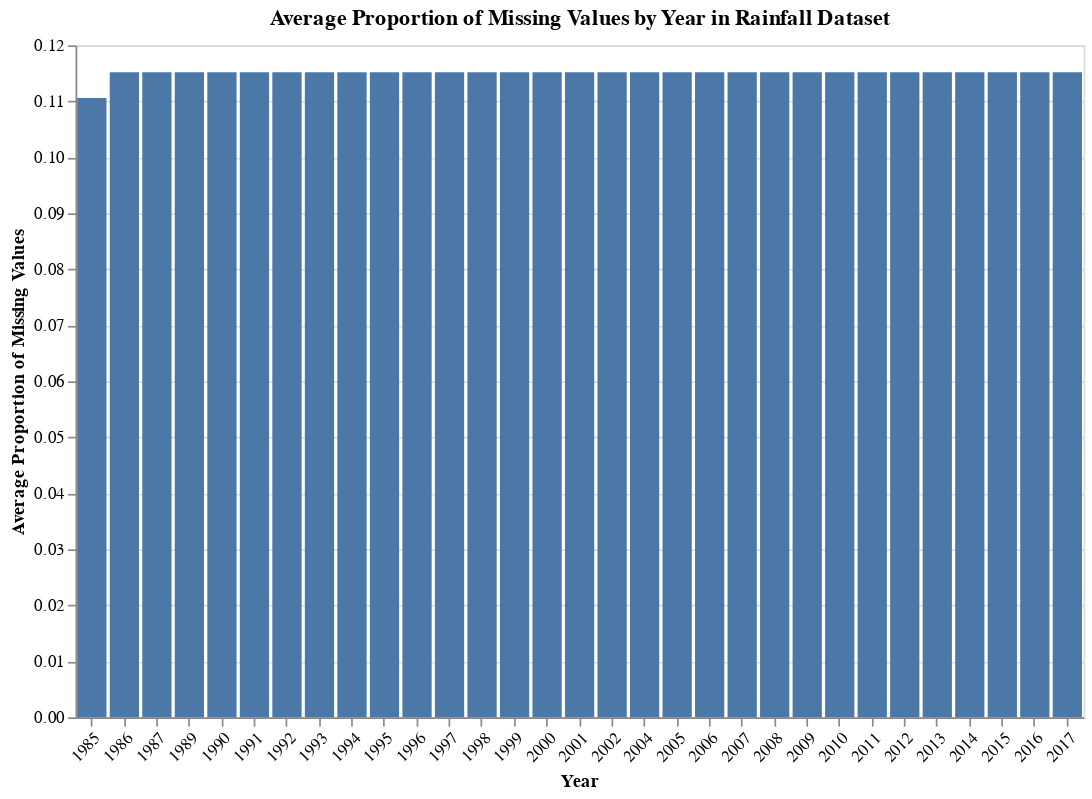

Here is the notebook cell this chart was saved with:
### Markdown cell above
#### rain_df
Let's do a similar analysis for the rainfall dataset. We also suspect that there may be missing values from earlier periods.

### Code cell
bin_size = 5
min_year_rainfall = rain_df["Year"].min()
max_year_rainfall = rain_df["Year"].max()
bins_rainfall = list(range(int(min_year_rainfall), int(max_year_rainfall) + bin_size, bin_size))
bin_labels_rainfall = [f"{i}-{i + bin_size - 1}" for i in bins_rainfall[:-1]]

rain_df["Year_Bin"] = pd.cut(rain_df["Year"], bins=bins_rainfall, labels=bin_labels_rainfall, right=False)
rainfall_missing_by_bin = rain_df.groupby("Year_Bin")["Average_Rainfall"].apply(lambda x: x.isnull().mean())

rainfall_missing_by_year = rain_df.groupby("Year")["Average_Rainfall"].apply(lambda x: x.isnull().mean()).reset_index()
rainfall_missing_by_year.columns = ['Year', 'Missing_Proportion']

rainfall_chart = alt.Chart(rainfall_missing_by_year).mark_bar().encode(
    x=alt.X('Year:O', title='Year', axis=alt.Axis(labelAngle=-45)),
    y=alt.Y('Missing_Proportion:Q', title='Average Proportion of Missing Values'),
    tooltip=['Year', 'Missing_Proportion']
).properties(
    title='Average Proportion of Missing Values by Year in Rainfall Dataset',
    width=600,
    height=400
)

rainfall_chart

### Figure 1 — Vega-Lite specification as saved in the notebook (floating-point values rounded to 4 significant figures)
{"config": {"view": {"continuousWidth": 300, "continuousHeight": 300}}, "data": {"name": "data-d1e2114fbe89d70cda8679df16f36cf5"}, "mark": {"type": "bar"}, "encoding": {"tooltip": [{"field": "Year", "type": "quantitative"}, {"field": "Missing_Proportion", "type": "quantitative"}], "x": {"axis": {"labelAngle": -45}, "field": "Year", "title": "Year", "type": "ordinal"}, "y": {"field": "Missing_Proportion", "title": "Average Proportion of Missing Values", "type": "quantitative"}}, "height": 400, "title": "Average Proportion of Missing Values by Year in Rainfall Dataset", "width": 600, "$schema": "https://vega.github.io/schema/vega-lite/v5.14.1.json", "datasets": {"data-d1e2114fbe89d70cda8679df16f36cf5": [{"Year": 1985, "Missing_Proportion": 0.1106}, {"Year": 1986, "Missing_Proportion": 0.1152}, {"Year": 1987, "Missing_Proportion": 0.1152}, {"Year": 1989, "Missing_Proportion": 0.1152}, {"Year": 1990, "Missing_Proportion": 0.1152}, {"Year": 1991, "Missing_Proportion": 0.1152}, {"Year": 1992, "Missing_Proportion": 0.1152}, {"Year": 1993, "Missing_Proportion": 0.1152}, {"Year": 1994, "Missing_Proportion": 0.1152}, {"Year": 1995, "Missing_Proportion": 0.1152}, {"Year": 1996, "Missing_Proportion": 0.1152}, {"Year": 1997, "Missing_Proportion": 0.1152}, {"Year": 1998, "Missing_Proportion": 0.1152}, {"Year": 1999, "Missing_Proportion": 0.1152}, {"Year": 2000, "Missing_Proportion": 0.1152}, {"Year": 2001, "Missing_Proportion": 0.1152}, {"Year": 2002, "Missing_Proportion": 0.1152}, {"Year": 2004, "Missing_Proportion": 0.1152}, {"Year": 2005, "Missing_Proportion": 0.1152}, {"Year": 2006, "Missing_Proportion": 0.1152}, {"Year": 2007, "Missing_Proportion": 0.1152}, {"Year": 2008, "Missing_Proportion": 0.1152}, {"Year": 2009, "Missing_Proportion": 0.1152}, {"Year": 2010, "Missing_Proportion": 0.1152}, {"Year": 2011, "Missing_Proportion": 0.1152}, {"Year": 2012, "Missing_Proportion": 0.1152}, {"Year": 2013, "Missing_Proportion": 0.1152}, {"Year": 2014, "Missing_Proportion": 0.1152}, {"Year": 2015, "Missing_Proportion": 0.1152}, {"Year": 2016, "Missing_Proportion": 0.1152}, {"Year": 2017, "Missing_Proportion": 0.1152}]}}
